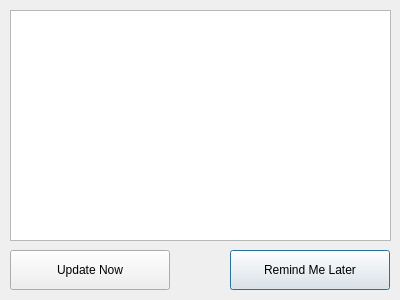
<?xml version="1.0" encoding="UTF-8"?>
<ui version="4.0">
 <class>UpdateAvailableDialog</class>
 <widget class="QDialog" name="UpdateAvailableDialog">
  <property name="geometry">
   <rect>
    <x>0</x>
    <y>0</y>
    <width>400</width>
    <height>300</height>
   </rect>
  </property>
  <property name="windowTitle">
   <string>Dialog</string>
  </property>
  <widget class="QTextBrowser" name="textBrowser">
   <property name="geometry">
    <rect>
     <x>10</x>
     <y>10</y>
     <width>381</width>
     <height>231</height>
    </rect>
   </property>
  </widget>
  <widget class="QPushButton" name="RemindMeLaterBtn">
   <property name="enabled">
    <bool>true</bool>
   </property>
   <property name="geometry">
    <rect>
     <x>230</x>
     <y>250</y>
     <width>160</width>
     <height>40</height>
    </rect>
   </property>
   <property name="locale">
    <locale language="English" country="UnitedStates"/>
   </property>
   <property name="text">
    <string>Remind Me Later</string>
   </property>
  </widget>
  <widget class="QPushButton" name="UpdateNowBtn">
   <property name="enabled">
    <bool>true</bool>
   </property>
   <property name="geometry">
    <rect>
     <x>10</x>
     <y>250</y>
     <width>160</width>
     <height>40</height>
    </rect>
   </property>
   <property name="locale">
    <locale language="English" country="UnitedStates"/>
   </property>
   <property name="text">
    <string>Update Now</string>
   </property>
  </widget>
 </widget>
 <resources/>
 <connections/>
</ui>
